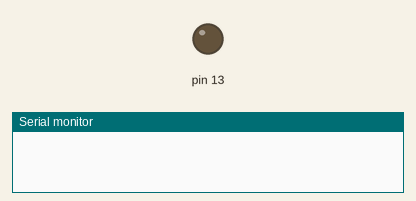
Simulated run of this sketch. Board: Arduino Uno, built with avr-gcc and run on an emulated ATmega328P. On the bench: output pins drawn as LEDs (lit = HIGH), the last lines printed to the serial monitor.

Above: at 0.1 s.
At 39.1 s:
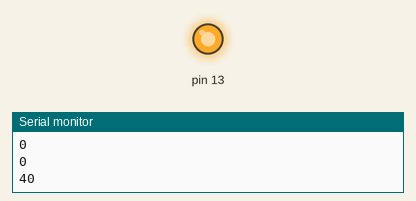
Timing chart, 0 to 60.5 s (numbered marks = the images above):
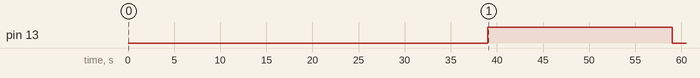

Measured:
- by itself, pin 13: LOW → HIGH at 39.0 s, → LOW 20.0 s later

The sketch:

Arduino_LED_TIMER.ino
```cpp
int h, m,s;

  struct Hora{
    int h;
    int m;
    int s;
  };
 Hora Hini={0,2,0};
 Hora Hfin= {0,4,0};

void setup() {

  h=0,m=0,s=0;
  pinMode(13,OUTPUT);
  Serial.begin(9600);

}

void loop() {

  if(++s>59){
    s=0;
    if(++m >59){
      m=0;
      if(++h>23){
        h=0;
      }
    }
  }

  if(h==0&& m==0 && s==40){
    digitalWrite(13,HIGH);
    Serial.println("La hora es:");
    Serial.println(h);
    Serial.println(m);
    Serial.println(s);

     }
     else if(h==0&& m==1 && s==0){
      digitalWrite(13,LOW);
     }

  delay(1000);

}
```
